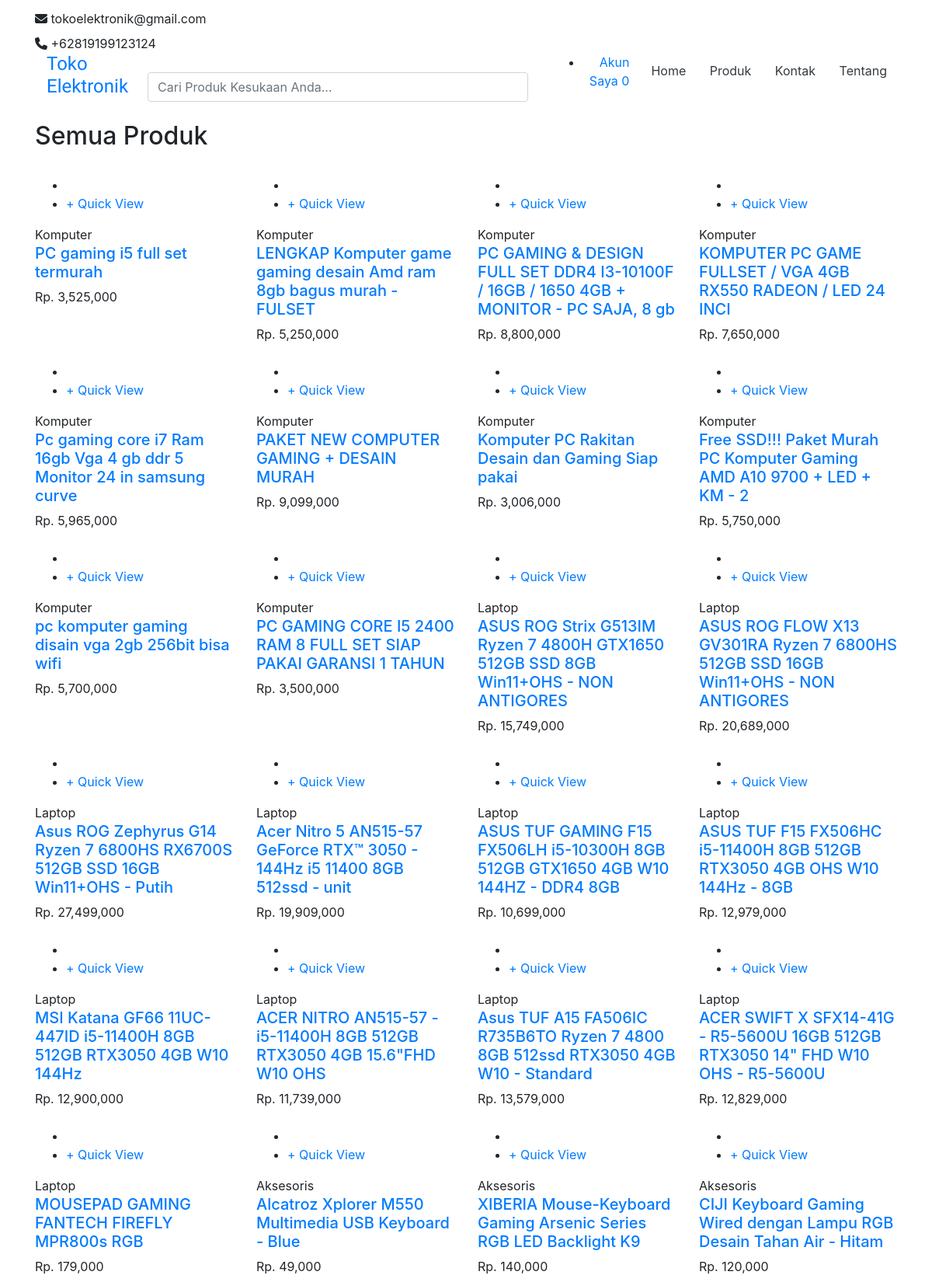
Screenshot of /index.php/product (upper part) with the database file from the repository.
### tables this page shows
CREATE TABLE `products` (
  `id` bigint(20) UNSIGNED NOT NULL,
  `name` varchar(255) NOT NULL,
  `product_category` bigint(20) UNSIGNED NOT NULL,
  `slug` varchar(255) NOT NULL,
  `desc` longtext NOT NULL,
  `price` int(11) NOT NULL,
  `qty` int(11) NOT NULL,
  `sold` int(11) NOT NULL DEFAULT '0',
  `weight` int(11) NOT NULL DEFAULT '500',
  `image` varchar(50) DEFAULT NULL,
  `deleted_at` timestamp NULL DEFAULT NULL,
  `created_at` timestamp NULL DEFAULT NULL,
  `updated_at` timestamp NULL DEFAULT NULL
);

CREATE TABLE `product_categories` (
  `id` bigint(20) UNSIGNED NOT NULL,
  `name` varchar(255) NOT NULL,
  `slug` varchar(255) NOT NULL,
  `icon` varchar(255) DEFAULT NULL,
  `created_at` timestamp NULL DEFAULT NULL,
  `updated_at` timestamp NULL DEFAULT NULL
);

### application/controllers/Product.php (called while the page is built, shortened)
<?php
class Product extends CI_Controller{
	public function __construct()
	{
		$this->load->model('M_product','product');
		$this->load->model('M_category','category');
	}
	public function index()
    {
        $data['title'] = 'Produk';
		$data['content'] = 'user/pages/product/index';
		$data['products'] = $this->product->get()->result();
        $this->load->view('user/layouts/app',$data);
    }
}

### index.php (called while the page is built, shortened)
<?php
require_once BASEPATH.'core/CodeIgniter.php';

### application/models/M_product.php (called while the page is built, shortened)
<?php
class M_product extends CI_Model{
    public $table = 'products';
    public function get()
    {
		$this->db->select('products.*,product_categories.name as category_name');
		$this->db->join('product_categories','product_categories.id=products.product_category');
		$this->db->from($this->table);
        return $this->db->get();
    }
}

### application/views/user/pages/product/index.php (the view, shortened to what this page needs)
<section class="products my-0 py-0">
	<div class="container">
		<div class="row">
			<div class="col-md-9">
				<h2 class="section-title text-left">Semua Produk</h2>
			</div>
		</div>
		<div class="row">
			<?php foreach ($products as $product) : ?>
				<div class="col-6 col-md-3">
					<div class="product-item">
						<div class="pi-pic">
							<ul>
								<li class="w-icon active" onclick="addToCart()">
								</li>
								<li class="quick-view"><a href="<?= base_url('product/show/') . $product->slug ?>">+ Quick View</a></li>
							</ul>
						</div>
						<div class="pi-text">
							<div class="catagory-name"><?= $product->category_name ?></div>
							<a href="#">
								<h5><?= $product->name ?></h5>
							</a>
							<div class="product-price">
								Rp. <?= number_format($product->price) ?>
							</div>
						</div>
					</div>
				</div>
			<?php endforeach; ?>
		</div>
	</div>
</section>

### rows the page displays
products: product_category.name "Komputer", name "PC gaming i5 full set termurah", price "3,525,000"
products: product_category.name "Komputer", name "LENGKAP Komputer game gaming desain Amd ram 8gb bagus murah - FULSET", price "5,250,000"
products: product_category.name "Komputer", name "PC GAMING & DESIGN FULL SET DDR4 I3-10100F / 16GB / 1650 4GB + MONITOR - PC SAJA, 8 gb", price "8,800,000"
products: product_category.name "Komputer", name "KOMPUTER PC GAME FULLSET / VGA 4GB RX550 RADEON / LED 24 INCI", price "7,650,000"
products: product_category.name "Komputer", name "Pc gaming core i7 Ram 16gb Vga 4 gb ddr 5 Monitor 24 in samsung curve", price "5,965,000"
products: product_category.name "Komputer", name "PAKET NEW COMPUTER GAMING + DESAIN MURAH", price "9,099,000"
products: product_category.name "Komputer", name "Komputer PC Rakitan Desain dan Gaming Siap pakai", price "3,006,000"
products: product_category.name "Komputer", name "Free SSD!!! Paket Murah PC Komputer Gaming AMD A10 9700 + LED + KM - 2", price "5,750,000"
products: product_category.name "Komputer", name "pc komputer gaming disain vga 2gb 256bit bisa wifi", price "5,700,000"
products: product_category.name "Komputer", name "PC GAMING CORE I5 2400 RAM 8 FULL SET SIAP PAKAI GARANSI 1 TAHUN", price "3,500,000"
products: product_category.name "Laptop", name "ASUS ROG Strix G513IM Ryzen 7 4800H GTX1650 512GB SSD 8GB Win11+OHS - NON ANTIGORES", price "15,749,000"
products: product_category.name "Laptop", name "ASUS ROG FLOW X13 GV301RA Ryzen 7 6800HS 512GB SSD 16GB Win11+OHS - NON ANTIGORES", price "20,689,000"
products: product_category.name "Laptop", name "Asus ROG Zephyrus G14 Ryzen 7 6800HS RX6700S 512GB SSD 16GB Win11+OHS - Putih", price "27,499,000"
products: product_category.name "Laptop", name "Acer Nitro 5 AN515-57 GeForce RTX™ 3050 - 144Hz i5 11400 8GB 512ssd - unit", price "19,909,000"
products: product_category.name "Laptop", name "ASUS TUF GAMING F15 FX506LH i5-10300H 8GB 512GB GTX1650 4GB W10 144HZ - DDR4 8GB", price "10,699,000"
products: product_category.name "Laptop", name "ASUS TUF F15 FX506HC i5-11400H 8GB 512GB RTX3050 4GB OHS W10 144Hz - 8GB", price "12,979,000"
products: product_category.name "Laptop", name "MSI Katana GF66 11UC-447ID i5-11400H 8GB 512GB RTX3050 4GB W10 144Hz", price "12,900,000"
products: product_category.name "Laptop", name "ACER NITRO AN515-57 - i5-11400H 8GB 512GB RTX3050 4GB 15.6\"FHD W10 OHS", price "11,739,000"
products: product_category.name "Laptop", name "Asus TUF A15 FA506IC R735B6TO Ryzen 7 4800 8GB 512ssd RTX3050 4GB W10 - Standard", price "13,579,000"
products: product_category.name "Laptop", name "ACER SWIFT X SFX14-41G - R5-5600U 16GB 512GB RTX3050 14\" FHD W10 OHS - R5-5600U", price "12,829,000"
products: product_category.name "Laptop", name "MOUSEPAD GAMING FANTECH FIREFLY MPR800s RGB", price "179,000"
products: product_category.name "Aksesoris", name "Alcatroz Xplorer M550 Multimedia USB Keyboard - Blue", price "49,000"
products: product_category.name "Aksesoris", name "XIBERIA Mouse-Keyboard Gaming Arsenic Series RGB LED Backlight K9", price "140,000"
products: product_category.name "Aksesoris", name "CIJI Keyboard Gaming Wired dengan Lampu RGB Desain Tahan Air - Hitam", price "120,000"
